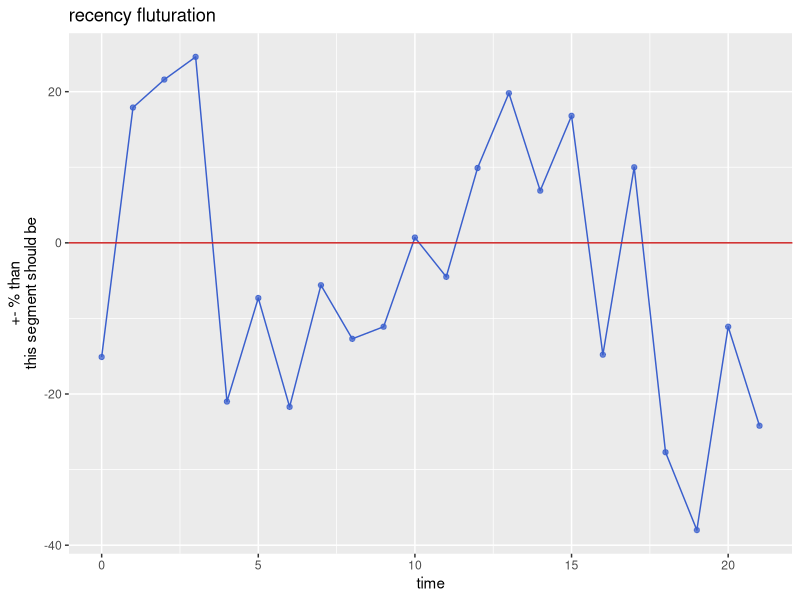
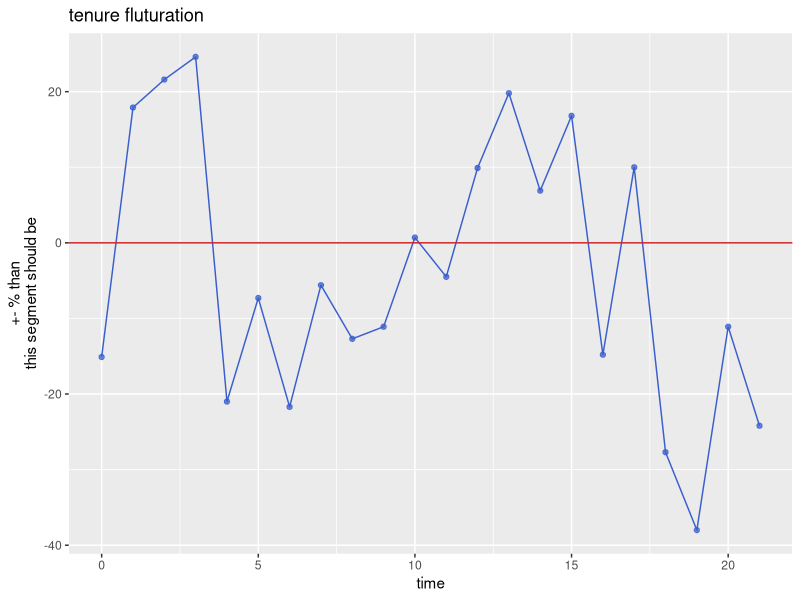
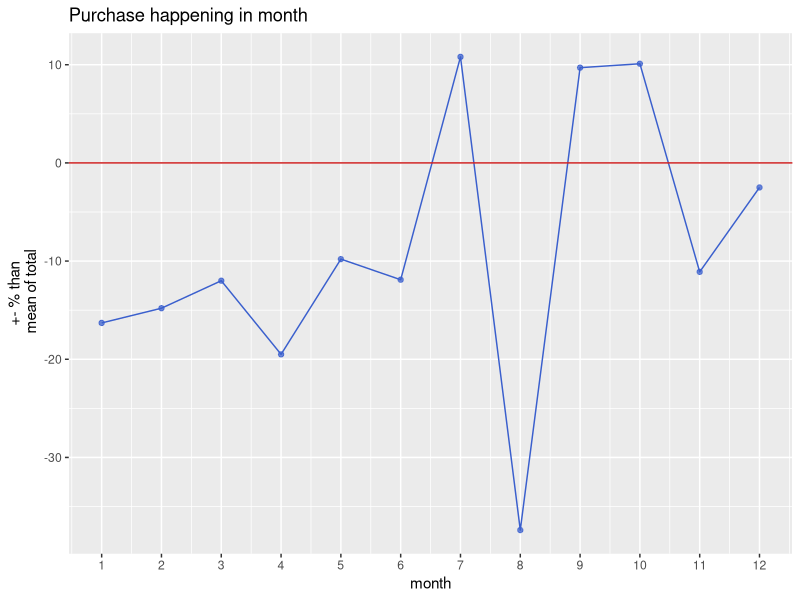
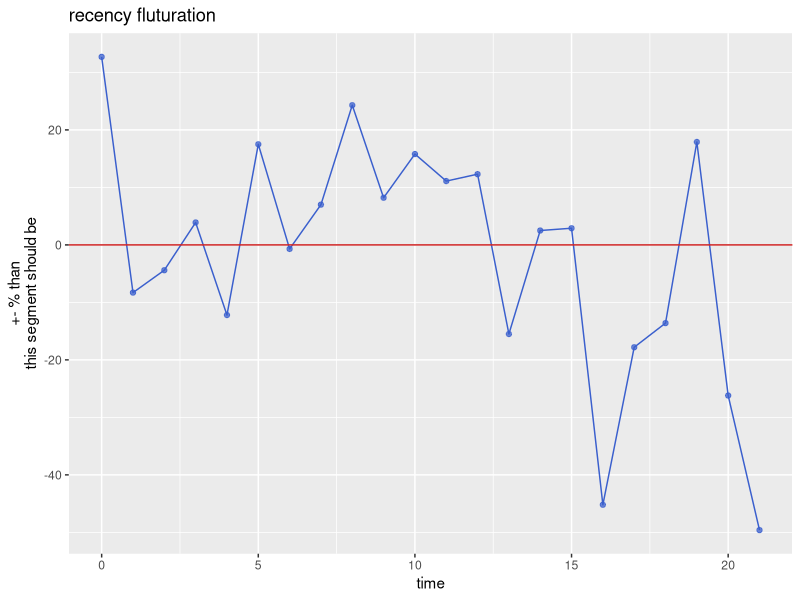
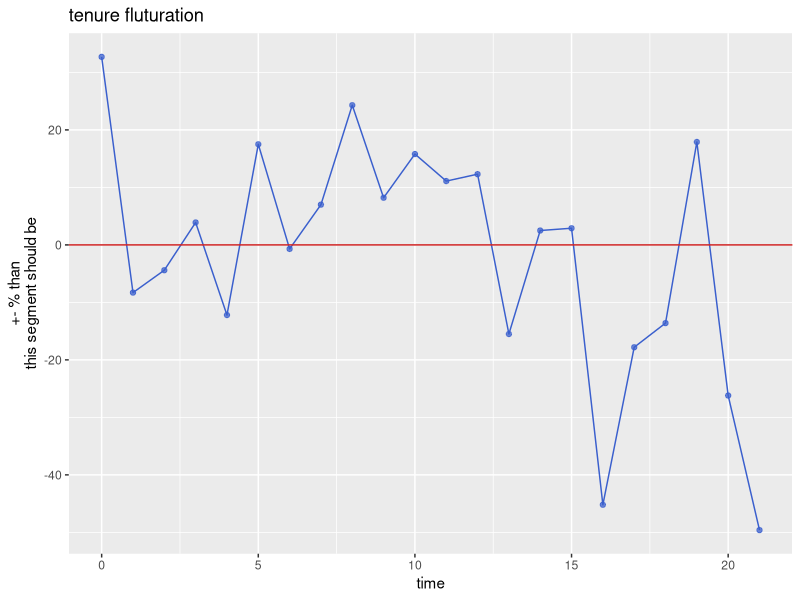
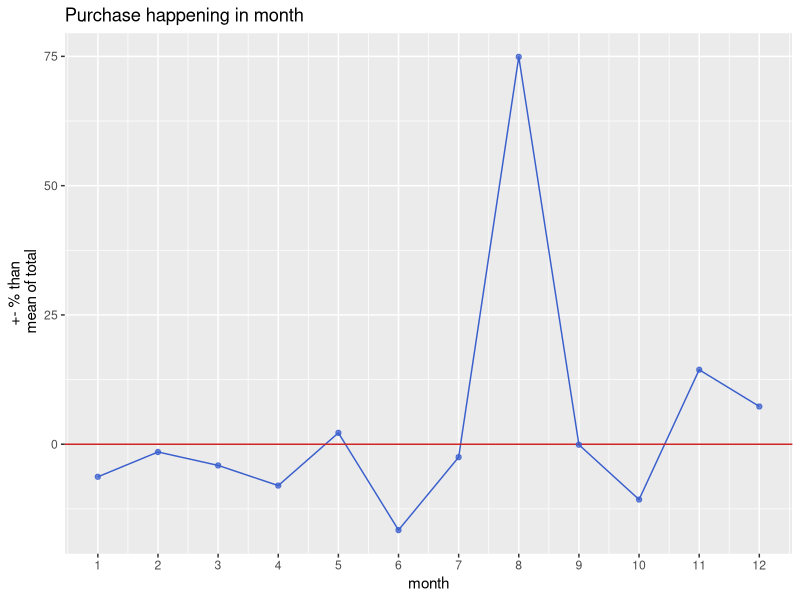
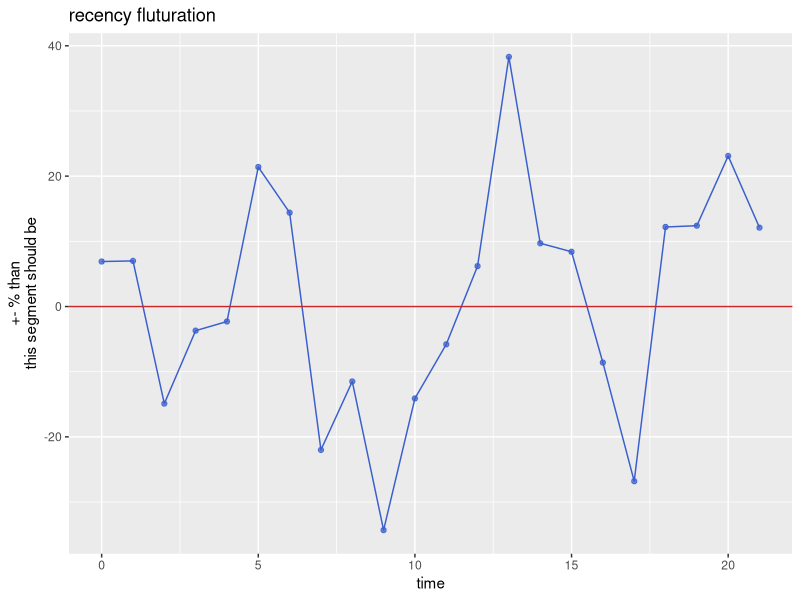
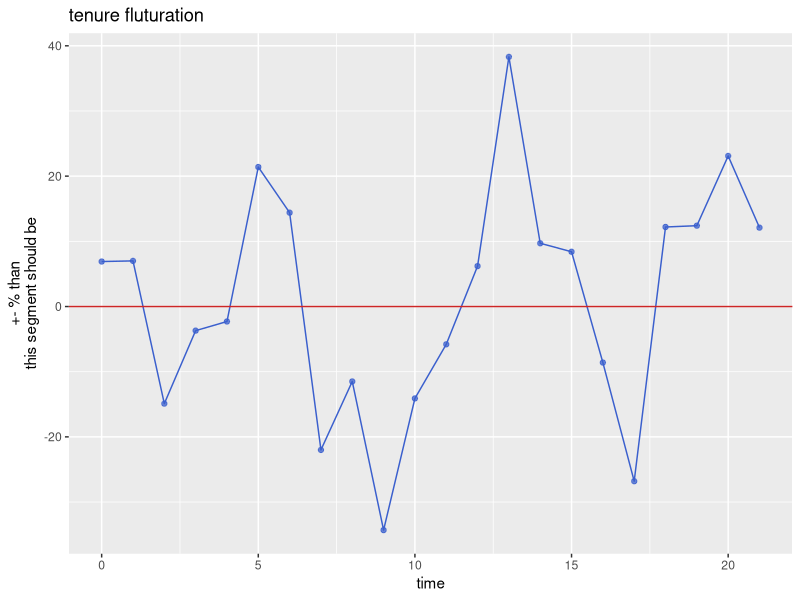

Source code (R) for these figures, in order: (Note: this script raises an error after producing the figures.)
## ---- chunk 1
library(knitr)
library(tidyverse)
library(stringi)
library(rlang)
#setwd(dirname(rstudioapi::getActiveDocumentContext()$path))
myData <- drop_na(read_csv('Clean_Data_With_Segment_Label.csv')[,-c(1,2)])

##re arrange the col, since aug is not in right place
myData <- myData[c(seq(1,9),27,seq(10,26),seq(28,46))]
##

seg1 <- myData[myData$segment==1,]
seg2 <- myData[myData$segment==2,]
seg3 <- myData[myData$segment==3,]
seg4 <- myData[myData$segment==4,]
seg5 <- myData[myData$segment==5,]
seg6 <- myData[myData$segment==6,]
seg7 <- myData[myData$segment==7,]

## ---- chunk 2
##Segment Size##
cat('Propotion of each segment:  \n')
print(table(myData$segment))
print(round(table(myData$segment)/nrow(myData),digit=3))
## ---- chunk 3
########
##seg1##
########
seg1rate <- nrow(seg1)/nrow(myData)
##Run a roop to compare rate( attribute rate / ovservation rate)##
compare_rate <- list()
need_mannual <- c()

for(i in colnames(seg1)){
  if(length(table(seg1[,i]))==length(table(myData[,i]))){
    compare_rate[i]<-list(value=(round((table(seg1[i])/table(myData[i]))/seg1rate,digit=3)))}
  else{
    need_mannual <- append(need_mannual,i)

  }
}

cat('seg1 compare to total: \n')
print(compare_rate)

cat('filtered, +/- 10%: \n') 
print(unlist(compare_rate)[unlist(compare_rate)>1.1|unlist(compare_rate)<0.9]-1)

################################
##Plot the recency abnormality##
################################
#since the recency is fluturated, I plot it

recency_abnorm <- data.frame(time=seq(0,21),abnorm=(unlist(compare_rate['recency'])-1)*100,row.names = NULL)
ggplot(data=recency_abnorm,aes(time,abnorm))+
  geom_line(col="royalblue3")+
  geom_hline(yintercept=0,col='firebrick3')+
  geom_point(col="royalblue3",alpha=0.75)+
  labs(y='+- % than\nthis segment should be', title='recency fluturation')#+geom_text(aes(label = round(abnorm, 2)),vjust = "inward", hjust = "inward",col='firebrick3',show.legend = FALSE)

################################
##Plot the tenure abnormality##
################################
#since the tenure is fluturated, I plot it

tenure_abnorm <- data.frame(time=seq(0,21),(abnorm=unlist(compare_rate['tenure'])-1)*100,row.names = NULL)
ggplot(data=recency_abnorm,aes(time,abnorm))+
  geom_line(col="royalblue3")+
  geom_hline(yintercept=0,col='firebrick3')+
  geom_point(col="royalblue3",alpha=0.75)+
  labs(y='+- % than\nthis segment should be', title='tenure fluturation')#+geom_text(aes(label = round(abnorm, 2)),vjust = "inward", hjust = "inward",col='firebrick3',show.legend = FALSE)
################################

cat('Mean of Seg1 / Mean of total:\n')
mean_table <- round(colMeans(seg1)/colMeans(myData),digit=3)[-46]
print(mean_table)

cat('filtered, +/- 10%: \n')
filter_idx <- mean_table>1.1|mean_table<0.9
mean_table[filter_idx]-1



##############################
##Plot the month fluturation##
##############################
#since the purchase month is fluturated, I plot it

month_mean <- data.frame(
  month=seq(1,12),
  value=mean_table[c(seq(3,9),27,seq(10,13))],row.names = NULL)
ggplot(data=month_mean,aes(month,(value-1)*100))+
  geom_line(col="royalblue3")+
  geom_hline(yintercept=0,col='firebrick3')+
  geom_point(col="royalblue3",alpha=0.75)+
  labs(y='+- % than\n mean of total', title='Purchase happening in month')+
  scale_x_continuous(breaks=seq(1,12))

## ---- chunk 4
########
##seg2##
########
seg2rate <- nrow(seg2)/nrow(myData)
##Run a roop to compare rate( attribute rate / ovservation rate)##
compare_rate <- list()
need_mannual <- c()

for(i in colnames(seg2)){
  if(length(table(seg2[,i]))==length(table(myData[,i]))){
    compare_rate[i]<-list(value=(round((table(seg2[i])/table(myData[i]))/seg2rate,digit=3)))}
  else{
    need_mannual <- append(need_mannual,i)

  }
}
cat('seg2 compare to total: \n')
print(compare_rate)

cat('filtered, +/- 10%: \n') 
print(unlist(compare_rate)[unlist(compare_rate)>1.1|unlist(compare_rate)<0.9]-1)

################################
##Plot the recency abnormality##
################################
#since the recency is fluturated, I plot it

recency_abnorm <- data.frame(time=seq(0,21),abnorm=(unlist(compare_rate['recency'])-1)*100,row.names = NULL)
ggplot(data=recency_abnorm,aes(time,abnorm))+
  geom_line(col="royalblue3")+
  geom_hline(yintercept=0,col='firebrick3')+
  geom_point(col="royalblue3",alpha=0.75)+
  labs(y='+- % than\nthis segment should be', title='recency fluturation')#+geom_text(aes(label = round(abnorm, 2)),vjust = "inward", hjust = "inward",col='firebrick3',show.legend = FALSE)

################################
##Plot the tenure abnormality##
################################
#since the tenure is fluturated, I plot it

tenure_abnorm <- data.frame(time=seq(0,21),(abnorm=unlist(compare_rate['tenure'])-1)*100,row.names = NULL)
ggplot(data=recency_abnorm,aes(time,abnorm))+
  geom_line(col="royalblue3")+
  geom_hline(yintercept=0,col='firebrick3')+
  geom_point(col="royalblue3",alpha=0.75)+
  labs(y='+- % than\nthis segment should be', title='tenure fluturation')#+geom_text(aes(label = round(abnorm, 2)),vjust = "inward", hjust = "inward",col='firebrick3',show.legend = FALSE)
################################
cat('Mean of Seg2 / Mean of total:\n')
mean_table <- round(colMeans(seg2)/colMeans(myData),digit=3)[-46]
print(mean_table)

cat('filtered, +/- 10%: \n')
filter_idx <- mean_table>1.1|mean_table<0.9
mean_table[filter_idx]-1

##############################
##Plot the month fluturation##
##############################
#since the purchase month is fluturated, I plot it

month_mean <- data.frame(
  month=seq(1,12),
  value=mean_table[c(seq(3,9),27,seq(10,13))],row.names = NULL)
ggplot(data=month_mean,aes(month,(value-1)*100))+
  geom_line(col="royalblue3")+
  geom_hline(yintercept=0,col='firebrick3')+
  geom_point(col="royalblue3",alpha=0.75)+
  labs(y='+- % than\n mean of total', title='Purchase happening in month')+
  scale_x_continuous(breaks=seq(1,12))
## ---- chunk 5
########
##seg3##
########
seg3rate <- nrow(seg3)/nrow(myData)
##Run a roop to compare rate( attribute rate / ovservation rate)##
compare_rate <- list()
need_mannual <- c()

for(i in colnames(seg3)){
  if(length(table(seg3[,i]))==length(table(myData[,i]))){
    compare_rate[i]<-list(value=(round((table(seg3[i])/table(myData[i]))/seg3rate,digit=3)))}
  else{
    need_mannual <- append(need_mannual,i)

  }
}
cat('seg3 compare to total: \n')
print(compare_rate)

cat('filtered, +/- 10%: \n') 
print(unlist(compare_rate)[unlist(compare_rate)>1.1|unlist(compare_rate)<0.9]-1)

################################
##Plot the recency abnormality##
################################
#since the recency is fluturated, I plot it

recency_abnorm <- data.frame(time=seq(0,21),abnorm=(unlist(compare_rate['recency'])-1)*100,row.names = NULL)
ggplot(data=recency_abnorm,aes(time,abnorm))+
  geom_line(col="royalblue3")+
  geom_hline(yintercept=0,col='firebrick3')+
  geom_point(col="royalblue3",alpha=0.75)+
  labs(y='+- % than\nthis segment should be', title='recency fluturation')#+geom_text(aes(label = round(abnorm, 2)),vjust = "inward", hjust = "inward",col='firebrick3',show.legend = FALSE)

################################
##Plot the tenure abnormality##
################################
#since the tenure is fluturated, I plot it

tenure_abnorm <- data.frame(time=seq(0,21),(abnorm=unlist(compare_rate['tenure'])-1)*100,row.names = NULL)
ggplot(data=recency_abnorm,aes(time,abnorm))+
  geom_line(col="royalblue3")+
  geom_hline(yintercept=0,col='firebrick3')+
  geom_point(col="royalblue3",alpha=0.75)+
  labs(y='+- % than\nthis segment should be', title='tenure fluturation')#+geom_text(aes(label = round(abnorm, 2)),vjust = "inward", hjust = "inward",col='firebrick3',show.legend = FALSE)
################################

cat('Mean of Seg3 / Mean of total:\n')
mean_table <- round(colMeans(seg3)/colMeans(myData),digit=3)[-46]
print(mean_table)

cat('filtered, +/- 10%: \n')
filter_idx <- mean_table>1.1|mean_table<0.9
mean_table[filter_idx]-1


##############################
##Plot the month fluturation##
##############################
#since the purchase month is fluturated, I plot it

month_mean <- data.frame(
  month=seq(1,12),
  value=mean_table[c(seq(3,9),27,seq(10,13))],row.names = NULL)
ggplot(data=month_mean,aes(month,(value-1)*100))+
  geom_line(col="royalblue3")+
  geom_hline(yintercept=0,col='firebrick3')+
  geom_point(col="royalblue3",alpha=0.75)+
  labs(y='+- % than\n mean of total', title='Purchase happening in month')+
  scale_x_continuous(breaks=seq(1,12))
## ---- chunk 6
########
##seg4##
########
seg4rate <- nrow(seg4)/nrow(myData)
##Run a roop to compare rate( attribute rate / ovservation rate)##
compare_rate <- list()
need_mannual <- c()

for(i in colnames(seg4)){
  if(length(table(seg4[,i]))==length(table(myData[,i]))){
    compare_rate[i]<-list(value=(round((table(seg4[i])/table(myData[i]))/seg4rate,digit=3)))}
  else{
    need_mannual <- append(need_mannual,i)

  }
}
cat('seg4 compare to total: \n')
print(compare_rate)

cat('filtered, +/- 10%: \n') 
print(unlist(compare_rate)[unlist(compare_rate)>1.1|unlist(compare_rate)<0.9]-1)

################################
##Plot the recency abnormality##
################################
#since the recency is fluturated, I plot it

recency_abnorm <- data.frame(time=seq(0,21),abnorm=(unlist(compare_rate['recency'])-1)*100,row.names = NULL)
ggplot(data=recency_abnorm,aes(time,abnorm))+
  geom_line(col="royalblue3")+
  geom_hline(yintercept=0,col='firebrick3')+
  geom_point(col="royalblue3",alpha=0.75)+
  labs(y='+- % than\nthis segment should be', title='recency fluturation')#+geom_text(aes(label = round(abnorm, 2)),vjust = "inward", hjust = "inward",col='firebrick3',show.legend = FALSE)

################################
##Plot the tenure abnormality##
################################
#since the tenure is fluturated, I plot it

tenure_abnorm <- data.frame(time=seq(0,21),(abnorm=unlist(compare_rate['tenure'])-1)*100,row.names = NULL)
ggplot(data=recency_abnorm,aes(time,abnorm))+
  geom_line(col="royalblue3")+
  geom_hline(yintercept=0,col='firebrick3')+
  geom_point(col="royalblue3",alpha=0.75)+
  labs(y='+- % than\nthis segment should be', title='tenure fluturation')#+geom_text(aes(label = round(abnorm, 2)),vjust = "inward", hjust = "inward",col='firebrick3',show.legend = FALSE)
################################

cat('Mean of Seg4 / Mean of total:\n')
mean_table <- round(colMeans(seg4)/colMeans(myData),digit=3)[-46]
print(mean_table)

cat('filtered, +/- 10%: \n')
filter_idx <- mean_table>1.1|mean_table<0.9
mean_table[filter_idx]-1

##############################
##Plot the month fluturation##
##############################
#since the purchase month is fluturated, I plot it

month_mean <- data.frame(
  month=seq(1,12),
  value=mean_table[c(seq(3,9),27,seq(10,13))],row.names = NULL)
ggplot(data=month_mean,aes(month,(value-1)*100))+
  geom_line(col="royalblue3")+
  geom_hline(yintercept=0,col='firebrick3')+
  geom_point(col="royalblue3",alpha=0.75)+
  labs(y='+- % than\n mean of total', title='Purchase happening in month')+
  scale_x_continuous(breaks=seq(1,12))
## ---- chunk 7
########
##seg5##
########
seg5rate <- nrow(seg5)/nrow(myData)
##Run a roop to compare rate( attribute rate / ovservation rate)##
compare_rate <- list()
need_mannual <- c()

for(i in colnames(seg5)){
  if(length(table(seg5[,i]))==length(table(myData[,i]))){
    compare_rate[i]<-list(value=(round((table(seg5[i])/table(myData[i]))/seg5rate,digit=3)))}
  else{
    need_mannual <- append(need_mannual,i)

  }
}
cat('seg5 compare to total: \n')
print(compare_rate)

cat('filtered, +/- 10%: \n') 
print(unlist(compare_rate)[unlist(compare_rate)>1.1|unlist(compare_rate)<0.9]-1)

################################
##Plot the recency abnormality##
################################
#since the recency is fluturated, I plot it

recency_abnorm <- data.frame(time=seq(0,21),abnorm=(unlist(compare_rate['recency'])-1)*100,row.names = NULL)
ggplot(data=recency_abnorm,aes(time,abnorm))+
  geom_line(col="royalblue3")+
  geom_hline(yintercept=0,col='firebrick3')+
  geom_point(col="royalblue3",alpha=0.75)+
  labs(y='+- % than\nthis segment should be', title='recency fluturation')#+geom_text(aes(label = round(abnorm, 2)),vjust = "inward", hjust = "inward",col='firebrick3',show.legend = FALSE)

################################
##Plot the tenure abnormality##
################################
#since the tenure is fluturated, I plot it

tenure_abnorm <- data.frame(time=seq(0,21),(abnorm=unlist(compare_rate['tenure'])-1)*100,row.names = NULL)
ggplot(data=recency_abnorm,aes(time,abnorm))+
  geom_line(col="royalblue3")+
  geom_hline(yintercept=0,col='firebrick3')+
  geom_point(col="royalblue3",alpha=0.75)+
  labs(y='+- % than\nthis segment should be', title='tenure fluturation')#+geom_text(aes(label = round(abnorm, 2)),vjust = "inward", hjust = "inward",col='firebrick3',show.legend = FALSE)
################################

cat('Mean of Seg5 / Mean of total:\n')
mean_table <- round(colMeans(seg5)/colMeans(myData),digit=3)[-46]
print(mean_table)

cat('filtered, +/- 10%: \n')
filter_idx <- mean_table>1.1|mean_table<0.9
mean_table[filter_idx]-1

##############################
##Plot the month fluturation##
##############################
#since the purchase month is fluturated, I plot it

month_mean <- data.frame(
  month=seq(1,12),
  value=mean_table[c(seq(3,9),27,seq(10,13))],row.names = NULL)
ggplot(data=month_mean,aes(month,(value-1)*100))+
  geom_line(col="royalblue3")+
  geom_hline(yintercept=0,col='firebrick3')+
  geom_point(col="royalblue3",alpha=0.75)+
  labs(y='+- % than\n mean of total', title='Purchase happening in month')+
  scale_x_continuous(breaks=seq(1,12))
## ---- chunk 8
########
##seg6##
########
seg6rate <- nrow(seg6)/nrow(myData)
##Run a roop to compare rate( attribute rate / ovservation rate)##
compare_rate <- list()
need_mannual <- c()

for(i in colnames(seg6)){
  if(length(table(seg6[,i]))==length(table(myData[,i]))){
    compare_rate[i]<-list(value=(round((table(seg6[i])/table(myData[i]))/seg6rate,digit=3)))}
  else{
    need_mannual <- append(need_mannual,i)

  }
}
cat('seg6 compare to total: \n')
print(compare_rate)

cat('filtered, +/- 10%: \n') 
print(unlist(compare_rate)[unlist(compare_rate)>1.1|unlist(compare_rate)<0.9]-1)

################################
##Plot the recency abnormality##
################################
#since the recency is fluturated, I plot it

recency_abnorm <- data.frame(time=seq(0,21),abnorm=(unlist(compare_rate['recency'])-1)*100,row.names = NULL)
ggplot(data=recency_abnorm,aes(time,abnorm))+
  geom_line(col="royalblue3")+
  geom_hline(yintercept=0,col='firebrick3')+
  geom_point(col="royalblue3",alpha=0.75)+
  labs(y='+- % than\nthis segment should be', title='recency fluturation')#+geom_text(aes(label = round(abnorm, 2)),vjust = "inward", hjust = "inward",col='firebrick3',show.legend = FALSE)

################################
##Plot the tenure abnormality##
################################
#since the tenure is fluturated, I plot it

tenure_abnorm <- data.frame(time=seq(0,21),(abnorm=unlist(compare_rate['tenure'])-1)*100,row.names = NULL)
ggplot(data=recency_abnorm,aes(time,abnorm))+
  geom_line(col="royalblue3")+
  geom_hline(yintercept=0,col='firebrick3')+
  geom_point(col="royalblue3",alpha=0.75)+
  labs(y='+- % than\nthis segment should be', title='tenure fluturation')#+geom_text(aes(label = round(abnorm, 2)),vjust = "inward", hjust = "inward",col='firebrick3',show.legend = FALSE)
################################

cat('Mean of Seg6 / Mean of total:\n')
mean_table<- round(colMeans(myData)/colMeans(seg6),digit=3)[-46]
print(mean_table)

cat('filtered, +/- 10%: \n')
filter_idx <- mean_table>1.1|mean_table<0.9
mean_table[filter_idx]-1

##############################
##Plot the month fluturation##
##############################
#since the purchase month is fluturated, I plot it

month_mean <- data.frame(
  month=seq(1,12),
  value=mean_table[c(seq(3,9),27,seq(10,13))],row.names = NULL)
ggplot(data=month_mean,aes(month,(value-1)*100))+
  geom_line(col="royalblue3")+
  geom_hline(yintercept=0,col='firebrick3')+
  geom_point(col="royalblue3",alpha=0.75)+
  labs(y='+- % than\n mean of total', title='Purchase happening in month')+
  scale_x_continuous(breaks=seq(1,12))

## ---- chunk 9
########
##seg7##
########
seg7rate <- nrow(seg7)/nrow(myData)
##Run a roop to compare rate( attribute rate / ovservation rate)##
compare_rate <- list()
need_mannual <- c()

for(i in colnames(seg7)){
  if(length(table(seg7[,i]))==length(table(myData[,i]))){
    compare_rate[i]<-list(value=(round((table(seg7[i])/table(myData[i]))/seg7rate,digit=3)))}
  else{
    need_mannual <- append(need_mannual,i)

  }
}
cat('seg7 compare to total: \n')
print(compare_rate)

cat('filtered, +/- 10%: \n') 
print(unlist(compare_rate)[unlist(compare_rate)>1.1|unlist(compare_rate)<0.9]-1)

################################
##Plot the recency abnormality##
################################
#since the recency is fluturated, I plot it

recency_abnorm <- data.frame(time=seq(0,21),abnorm=(unlist(compare_rate['recency'])-1)*100,row.names = NULL)
ggplot(data=recency_abnorm,aes(time,abnorm))+
  geom_line(col="royalblue3")+
  geom_hline(yintercept=0,col='firebrick3')+
  geom_point(col="royalblue3",alpha=0.75)+
  labs(y='+- % than\nthis segment should be', title='recency fluturation')#+geom_text(aes(label = round(abnorm, 2)),vjust = "inward", hjust = "inward",col='firebrick3',show.legend = FALSE)

################################

cat('Mean of Seg7 / Mean of total:\n')
mean_table <- round(colMeans(seg7)/colMeans(myData),digit=3)[-46]
print(mean_table)

cat('filtered, +/- 10%: \n')
filter_idx <- mean_table>1.1|mean_table<0.9
mean_table[filter_idx]-1

##############################
##Plot the month fluturation##
##############################
#since the purchase month is fluturated, I plot it

month_mean <- data.frame(
  month=seq(1,12),
  value=mean_table[c(seq(3,9),27,seq(10,13))],row.names = NULL)
ggplot(data=month_mean,aes(month,(value-1)*100))+
  geom_line(col="royalblue3")+
  geom_hline(yintercept=0,col='firebrick3')+
  geom_point(col="royalblue3",alpha=0.75)+
  labs(y='+- % than\n mean of total', title='Purchase happening in month')+
  scale_x_continuous(breaks=seq(1,12))

## ---- chunk 10
############################
##create mean,median table##
############################

len <- seq(1,ncol(myData)-1)
summary_mean <- 
  data.frame(seg1=len,seg2=len,seg3=len,seg4=len,seg5=len,seg6=len,seg7=len)

summary_median <- 
  data.frame(seg1=len,seg2=len,seg3=len,seg4=len,seg5=len,seg6=len,seg7=len)
####
for (i in seq(1,7)){
median <- summary(myData[myData$segment==i,])[seq(3,(ncol(myData)-1)*6-3,6)]
median <- strsplit(median,':')
median <- strsplit(unlist(median)," ")
median <- stri_remove_empty(unlist(median))[seq(2,90,2)]

mean <- summary(myData[myData$segment==i,])[seq(4,(ncol(myData)-1)*6-2,6)]
mean <- strsplit(mean,":")
mean <- strsplit(unlist(mean)," ")
mean <- stri_remove_empty(unlist(mean))[seq(2,nrow(myData)*2,2)]

####

summary_mean[,i] <- data.frame(temp=round(as.numeric(mean),3))
summary_median[,i] <- data.frame(temp=round(as.numeric(median),3))
}

summary_mean <- data.frame(t(summary_mean))
colnames(summary_mean) <- colnames(myData)[len]
summary_median <- data.frame(t(summary_median))
colnames(summary_median) <- colnames(myData)[len]

#####################
##create rank table##
#####################

rank_mean <- data.frame(segment=paste('seg',seq(1,7),sep=''))
rank_median <- data.frame(segment=paste('seg',seq(1,7),sep=''))
####
for (i in colnames(myData)[len]){
temp <- tibble::rownames_to_column(summary_mean, "segment")
temp <- temp%>%arrange(desc(!!parse_quosure(i)))
temp_2 <- tibble::rownames_to_column(summary_median, "segment")
temp_2 <- temp%>%arrange(desc(!!parse_quosure(i)))
for(j in temp$segment){
  rank_mean[rank_mean$segment==j,i] <- which((temp$segment)==j)
  rank_median[rank_median$segment==j,i] <- which((temp_2$segment)==j)
}}
####


write.csv(summary_mean,file='summary_mean.csv',row.names = TRUE)
write.csv(summary_median,file='summary_median.csv',row.names = TRUE)
write.csv(rank_mean,file='rank_mean.csv',row.names = TRUE)
write.csv(rank_median,file='rank_median.csv',row.names = TRUE)


#########################
##pick out some outline##
#########################

highlight_idx <- colnames(summary_mean)[c(1,2,seq(16,20),23,24,36)]
highlight_mean <- summary_mean[,highlight_idx]


##############################
##Every month's visit number##
##############################
visit_every_month <- data.frame(segment=c('Summer Fling','Mad Christmas','Daddy Daycare','Hood Rich','Coal for Christmas','Personal Shopper','Be My Valentine'))

for (i in seq(2,13)){
visit_every_month[,i] <- round(unlist(summary_mean[,i+1])*table(myData$segment),2)
}

colnames(visit_every_month)[seq(2,13)] <- seq(1,13)
visit_every_month[,seq(2,13)] <- unlist(visit_every_month[,seq(2,13)])
####
write.csv(highlight_mean,file='highlight_mean.csv',row.names = TRUE)
write.csv(visit_every_month,file='visit_every_month.csv',row.names = TRUE)
#assign(paste("seg",1,sep=""),mean)


## ---- chunk 11
idx <- colnames(summary_mean)[c(seq(16,20),seq(41,45))]
category_management <- tibble::rownames_to_column(summary_mean[idx], "segment")
category_management$segment <- as.factor(category_management$segment)
#####change the segment's name, if you already have
levels(category_management$segment) <- c('Summer Fling','Mad Christmas','Daddy Daycare','Hood Rich','Coal for Christmas','Personal Shopper','Be My Valentine')
#####put title here
title <- paste(c('MEN','WOMEN','KIDS','ATHLETIC','ACCESSORIES'),"department categorical management",sep=" ")


#####
for (i in seq(2,length(title)+1)){
idx_x=colnames(category_management)[i]
idx_y=colnames(category_management)[i+length(title)]

x=unlist(category_management[,idx_x])
y=unlist(category_management[,idx_y])*100
x_left_angle=min(x)-2
x_right_angle=max(x)+2
y_bot_angle=min(y)-2
y_top_angle=max(y)+2

print(
ggplot(category_management,aes(x,y,col=category_management$segment))+
  geom_point(size=5, alpha=0.8)+
  annotate("label", fill="grey", x =x_left_angle , y = y_bot_angle, label = "            Convenience", alpha = 0.3)+
  annotate("label", fill="grey", x =x_left_angle , y = y_top_angle, label = "     Occasion", alpha = 0.3)+
  annotate("label", fill="grey", x =x_right_angle , y = y_top_angle, label = "Destination         ", alpha = 0.3)+
  annotate("label", fill="grey", x =x_right_angle , y = y_bot_angle, label = "Routine    ", alpha = 0.3)+
  geom_hline(yintercept = (max(y)+min(y))/2, col='firebrick3',size=1)+
  geom_vline(xintercept = (max(x)+min(x))/2, col='firebrick3',size=1)+
  labs(x="average number of item purchase",y="% of customers in segment purchase", title=title[i-1])+
  theme(legend.title = element_blank())
)
}
## ---- chunk 12

mynamestheme <- theme(plot.title = element_text(family = "Helvetica", face = "bold", size = (15)), 
                  axis.title = element_text(family = "Helvetica", size = (5), colour = "steelblue4"),
                  axis.text = element_text(family = "Courier", colour = "cornflowerblue", size = (15)),
                  legend.position = "none")


boxplot_var <- c("spend_per_txn","spend_per_item","total_spend",  "mens_dept_spend", "womens_dept_spend","kids_dept_spend","athletic_dept_spend","accessories_spend","response", "total_txns",   "total_items",  "unique_sizes", "unique_depts", "internet_spend", "tenure","retained_spend","cmpns","pct_response", "opens", "clicks","hhincome","hhage","hhwom","hhmen","hhkids")


for (i in boxplot_var){
  idx=myData[,i]!=0
  temp=myData[idx,c("segment",i)]
  x=as.factor(unlist(temp[1]))
  y=unlist(temp[2])
  
   print(ggplot(temp,aes(x,y,col=x,na.rm = TRUE))+
     geom_boxplot(na.rm = TRUE)+labs(x='segment', title=i, y="")+mynamestheme)
 }

